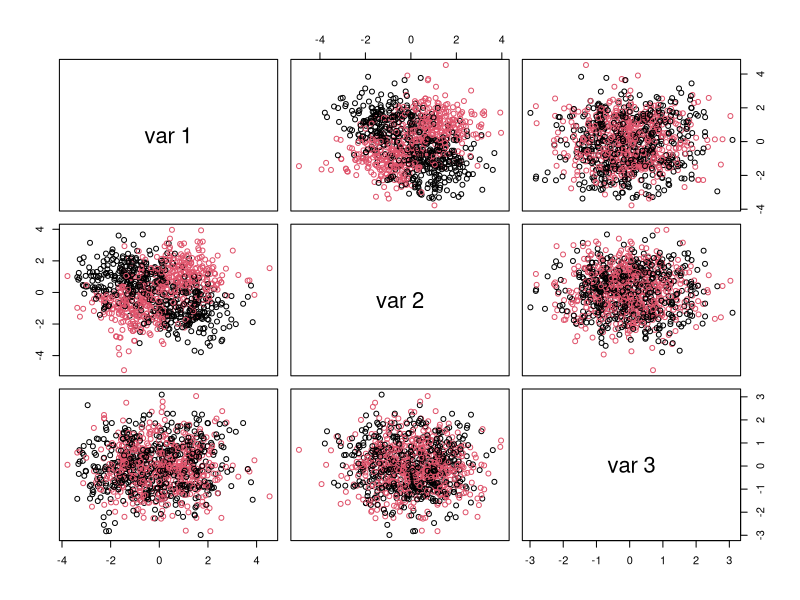
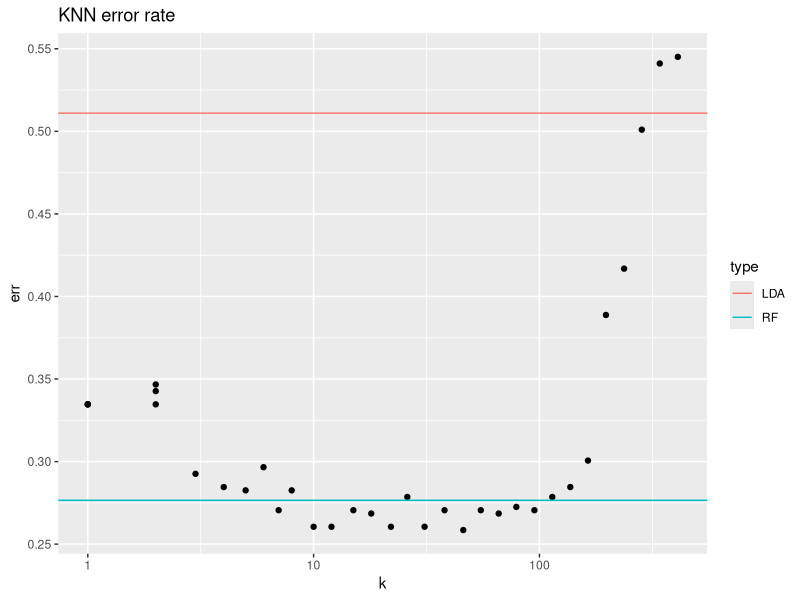
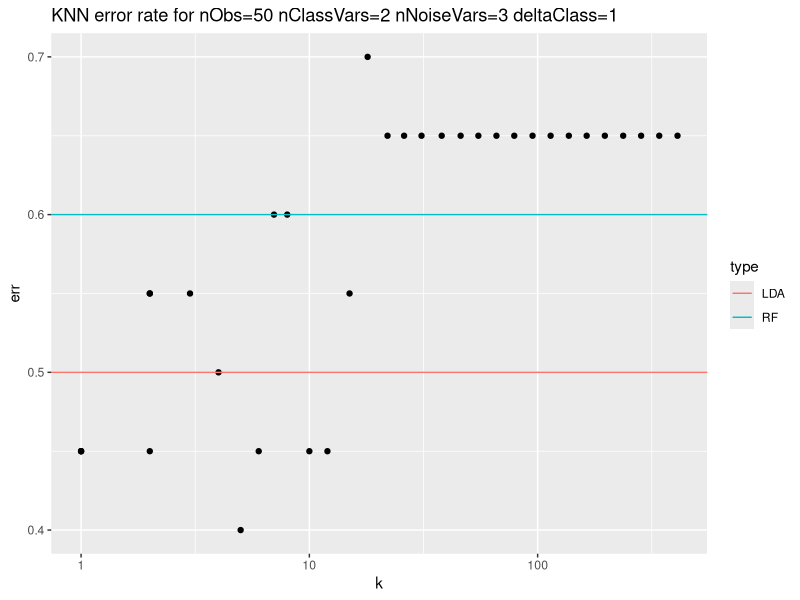
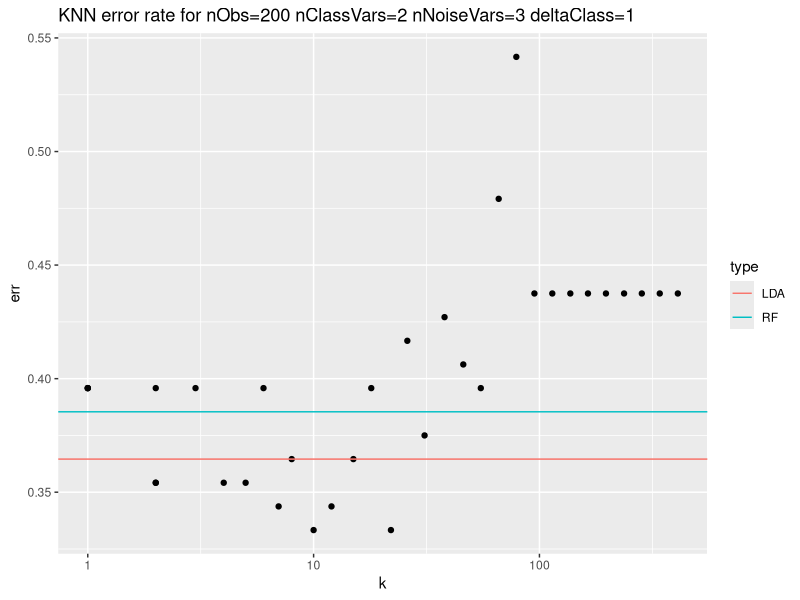
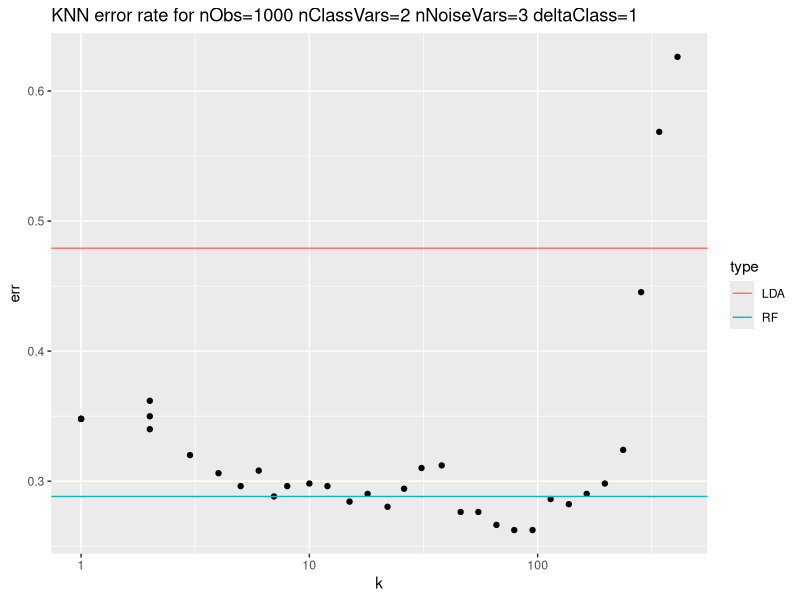
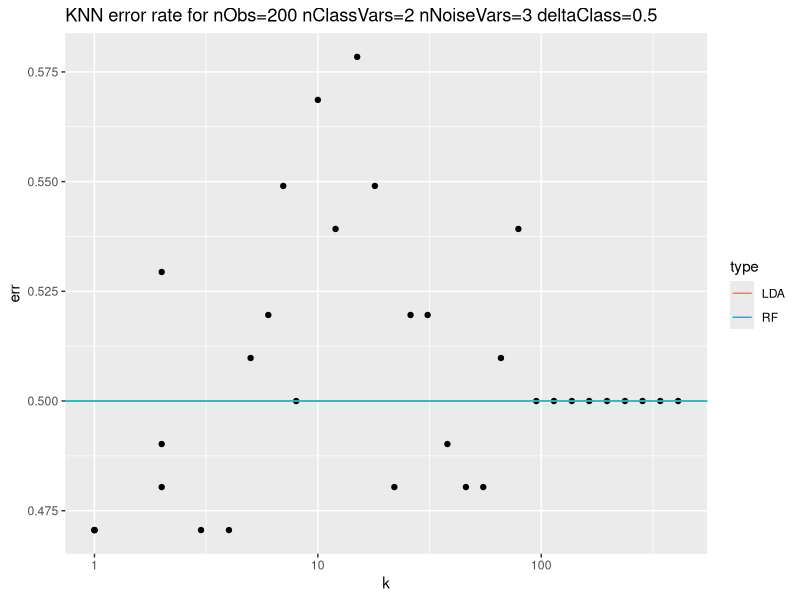
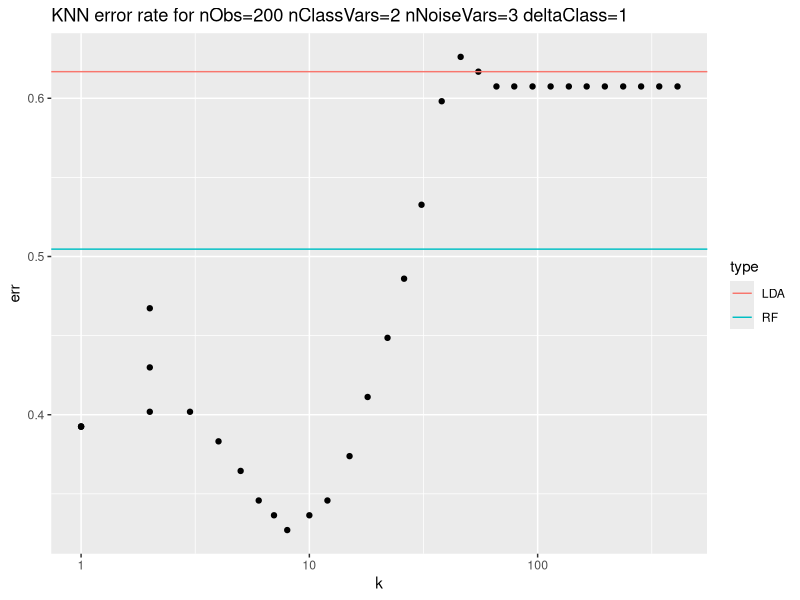
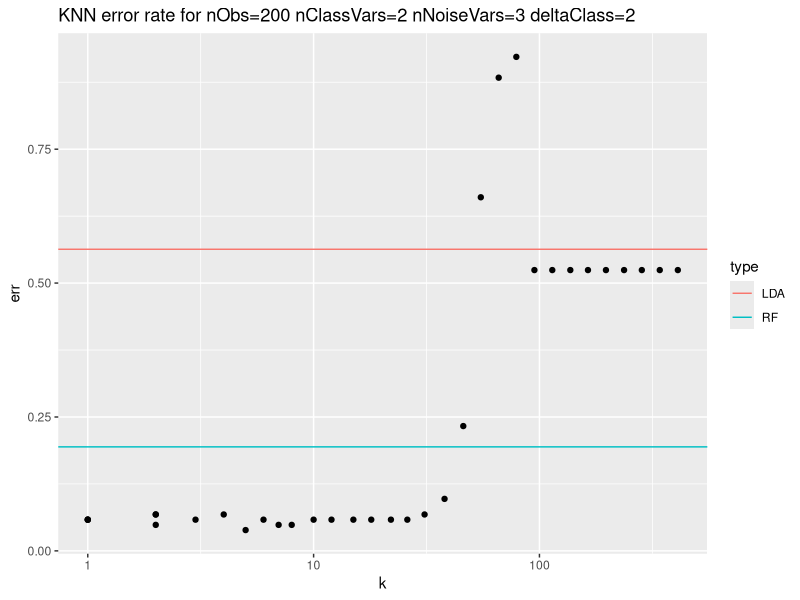

These charts were generated, in order, by the following R code:
## ---- chunk 1
library(randomForest)
library(MASS)
library(class)
library(ggplot2)
knitr::opts_chunk$set(echo = TRUE)
## ---- chunk 2
# How many observations:
nObs <- 1000
# How many predictors are associated with outcome:
nClassVars <- 2
# How many predictors are not:
nNoiseVars <- 1
# To modulate average difference between two classes' predictor values:
deltaClass <- 1
# Simulate dataset with interaction between attribute levels associated with the outcome:
xyzTmp <- matrix(rnorm(nObs*(nClassVars+nNoiseVars)),nrow=nObs,ncol=nClassVars+nNoiseVars)
classTmp <- 1
for ( iTmp in 1:nClassVars ) {
  deltaTmp <- sample(deltaClass*c(-1,1),nObs,replace=TRUE)
  xyzTmp[,iTmp] <- xyzTmp[,iTmp] + deltaTmp
  classTmp <- classTmp * deltaTmp
}
classTmp <- factor(classTmp > 0)
table(classTmp)
# plot resulting attribute levels colored by outcome:
pairs(xyzTmp,col=as.numeric(classTmp))
## ---- chunk 3
# Split data into train and test
bTrain <- sample(c(FALSE,TRUE),nrow(xyzTmp),replace=TRUE)
# Fit random forest to train data, obtain test error:
rfRes <- randomForest(xyzTmp[bTrain,],classTmp[bTrain])
rfTmpTbl <- table(classTmp[!bTrain],predict(rfRes,newdata=xyzTmp[!bTrain,]))
rfTmpTbl
## ---- chunk 4
# Fit LDA model to train data and evaluate error on the test data:
ldaRes <- lda(xyzTmp[bTrain,],classTmp[bTrain])
ldaTmpTbl <- table(classTmp[!bTrain],predict(ldaRes,newdata=xyzTmp[!bTrain,])$class)
ldaTmpTbl
## ---- chunk 5
# Fit KNN model at several levels of k:
dfTmp <- NULL
for ( kTmp in floor(1.2^(1:33)) ) {
  knnRes <- knn(xyzTmp[bTrain,],xyzTmp[!bTrain,],classTmp[bTrain],k=kTmp)
  tmpTbl <- table(classTmp[!bTrain],knnRes)
  dfTmp <- rbind(dfTmp,data.frame(err=1-sum(diag(tmpTbl))/sum(tmpTbl),k=kTmp))
}
ggplot(dfTmp,aes(x=k,y=err))+geom_point()+scale_x_log10()+geom_hline(aes(yintercept = err,colour=type),data=data.frame(type=c("LDA","RF"),err=c(1-sum(diag(ldaTmpTbl))/sum(ldaTmpTbl),1-sum(diag(rfTmpTbl))/sum(rfTmpTbl))))+ggtitle("KNN error rate")
## ---- chunk 6
fn=function(nObs, nClassVars, nNoiseVars, deltaClass) {
# How many observations:
# nObs <- 50
# # How many predictors are associated with outcome:
# nClassVars <- 2
# # How many predictors are not:
# nNoiseVars <- 3
# # To modulate average difference between two classes' predictor values:
# deltaClass <- 1
# # Simulate dataset with interaction between attribute levels associated with the outcome:
xyzTmp <- matrix(rnorm(nObs*(nClassVars+nNoiseVars)),nrow=nObs,ncol=nClassVars+nNoiseVars)
classTmp <- 1
for ( iTmp in 1:nClassVars ) {
  deltaTmp <- sample(deltaClass*c(-1,1),nObs,replace=TRUE)
  xyzTmp[,iTmp] <- xyzTmp[,iTmp] + deltaTmp
  classTmp <- classTmp * deltaTmp
}
classTmp <- factor(classTmp > 0)
table(classTmp)
# plot resulting attribute levels colored by outcome:
#pairs(xyzTmp,col=as.numeric(classTmp))

# Split data into train and test
bTrain <- sample(c(FALSE,TRUE),nrow(xyzTmp),replace=TRUE)
# Fit random forest to train data, obtain test error:
rfRes <- randomForest(xyzTmp[bTrain,],classTmp[bTrain])
rfTmpTbl <- table(classTmp[!bTrain],predict(rfRes,newdata=xyzTmp[!bTrain,]))
rfTmpTbl

# Fit LDA model to train data and evaluate error on the test data:
ldaRes <- lda(xyzTmp[bTrain,],classTmp[bTrain])
ldaTmpTbl <- table(classTmp[!bTrain],predict(ldaRes,newdata=xyzTmp[!bTrain,])$class)
ldaTmpTbl

# Fit KNN model at several levels of k:
dfTmp <- NULL
for ( kTmp in floor(1.2^(1:33)) ) {
  knnRes <- knn(xyzTmp[bTrain,],xyzTmp[!bTrain,],classTmp[bTrain],k=kTmp)
  tmpTbl <- table(classTmp[!bTrain],knnRes)
  dfTmp <- rbind(dfTmp,data.frame(err=1-sum(diag(tmpTbl))/sum(tmpTbl),k=kTmp))
}
ggplot(dfTmp,aes(x=k,y=err))+geom_point()+scale_x_log10()+geom_hline(aes(yintercept = err,colour=type),data=data.frame(type=c("LDA","RF"),err=c(1-sum(diag(ldaTmpTbl))/sum(ldaTmpTbl),1-sum(diag(rfTmpTbl))/sum(rfTmpTbl))))+ggtitle(paste0("KNN error rate for nObs=",nObs," nClassVars=",nClassVars," nNoiseVars=",nNoiseVars," deltaClass=",deltaClass))
}
## ---- chunk 7
fn(50,2,3,1)
## ---- chunk 8
fn(200,2,3,1)
## ---- chunk 9
fn(1000,2,3,1)
## ---- chunk 10
fn(200,2,3,0.5)
## ---- chunk 11
fn(200,2,3,1)
## ---- chunk 12
fn(200,2,3,2)
## ---- chunk 13
fn(1000,2,3,0.5)
## ---- chunk 14
fn(1000,2,3,1)
## ---- chunk 15
fn(1000,2,3,2)
## ---- chunk 16
fn(1000,2,1,1)
## ---- chunk 17
fn(1000,2,3,1)
## ---- chunk 18
fn(1000,2,10,1)
## ---- chunk 19
fn(1000,5,1,1)
## ---- chunk 20
fn(1000,5,3,1)
## ---- chunk 21
fn(1000,5,10,1)
## ---- chunk 22
fn_mtry<-function(mTry){
nObs = 5000
nClassVars = 3
nNoiseVars = 20
deltaClass = 2
#mTry =2 
xyzTmp <- matrix(rnorm(nObs*(nClassVars+nNoiseVars)),nrow=nObs,ncol=nClassVars+nNoiseVars)

classTmp <- 1
for ( iTmp in 1:nClassVars ) {
  deltaTmp <- sample(deltaClass*c(-1,1),nObs,replace=TRUE)
  xyzTmp[,iTmp] <- xyzTmp[,iTmp] + deltaTmp
  classTmp <- classTmp * deltaTmp
}
classTmp <- factor(classTmp > 0)

bTrain <- sample(c(FALSE,TRUE),nrow(xyzTmp),replace=TRUE)
# Fit random forest to train data, obtain test error:
rfRes <- randomForest(xyzTmp[bTrain,],classTmp[bTrain],mtry=mTry)
rfTmpTbl <- table(classTmp[!bTrain],predict(rfRes,newdata=xyzTmp[!bTrain,]))
rfTmpTbl

# Fit LDA model to train data and evaluate error on the test data:
ldaRes <- lda(xyzTmp[bTrain,],classTmp[bTrain])
ldaTmpTbl <- table(classTmp[!bTrain],predict(ldaRes,newdata=xyzTmp[!bTrain,])$class)
ldaTmpTbl

# Fit KNN model at several levels of k:
dfTmp <- NULL
for ( kTmp in floor(1.2^(1:33)) ) {
  knnRes <- knn(xyzTmp[bTrain,],xyzTmp[!bTrain,],classTmp[bTrain],k=kTmp)
  tmpTbl <- table(classTmp[!bTrain],knnRes)
  dfTmp <- rbind(dfTmp,data.frame(err=1-sum(diag(tmpTbl))/sum(tmpTbl),k=kTmp))
}
ggplot(dfTmp,aes(x=k,y=err))+geom_point()+scale_x_log10()+geom_hline(aes(yintercept = err,colour=type),data=data.frame(type=c("LDA","RF"),err=c(1-sum(diag(ldaTmpTbl))/sum(ldaTmpTbl),1-sum(diag(rfTmpTbl))/sum(rfTmpTbl)))) + ggtitle(paste0("KNN error rate for mTry : ", mTry))
}
## ---- chunk 23
fn_mtry(2)
## ---- chunk 24
fn_mtry(5)
## ---- chunk 25
fn_mtry(10)
